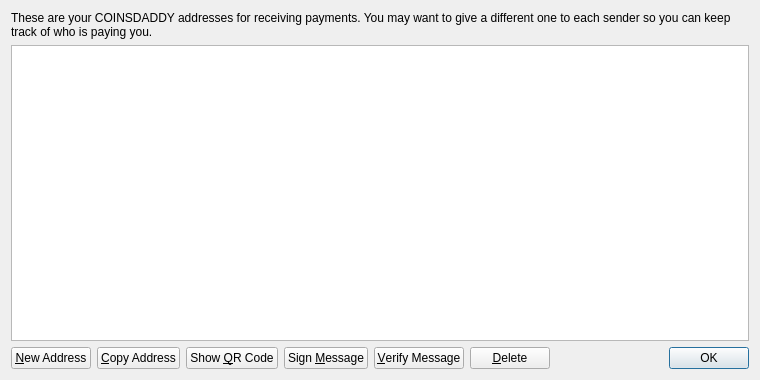
<?xml version="1.0" encoding="UTF-8"?>
<ui version="4.0">
 <class>AddressBookPage</class>
 <widget class="QWidget" name="AddressBookPage">
  <property name="geometry">
   <rect>
    <x>0</x>
    <y>0</y>
    <width>760</width>
    <height>380</height>
   </rect>
  </property>
  <property name="windowTitle">
   <string>Address Book</string>
  </property>
  <layout class="QVBoxLayout" name="verticalLayout">
   <item>
    <widget class="QLabel" name="labelExplanation">
     <property name="text">
      <string>These are your COINSDADDY addresses for receiving payments. You may want to give a different one to each sender so you can keep track of who is paying you.</string>
     </property>
     <property name="textFormat">
      <enum>Qt::PlainText</enum>
     </property>
     <property name="wordWrap">
      <bool>true</bool>
     </property>
    </widget>
   </item>
   <item>
    <widget class="QTableView" name="tableView">
     <property name="contextMenuPolicy">
      <enum>Qt::CustomContextMenu</enum>
     </property>
     <property name="toolTip">
      <string>Double-click to edit address or label</string>
     </property>
     <property name="tabKeyNavigation">
      <bool>false</bool>
     </property>
     <property name="alternatingRowColors">
      <bool>true</bool>
     </property>
     <property name="selectionMode">
      <enum>QAbstractItemView::SingleSelection</enum>
     </property>
     <property name="selectionBehavior">
      <enum>QAbstractItemView::SelectRows</enum>
     </property>
     <property name="sortingEnabled">
      <bool>true</bool>
     </property>
     <attribute name="verticalHeaderVisible">
      <bool>false</bool>
     </attribute>
    </widget>
   </item>
   <item>
    <layout class="QHBoxLayout" name="horizontalLayout">
     <item>
      <widget class="QPushButton" name="newAddressButton">
       <property name="toolTip">
        <string>Create a new address</string>
       </property>
       <property name="text">
        <string>&amp;New Address</string>
       </property>
       <property name="icon">
        <iconset resource="../bitcoin.qrc">
         <normaloff>:/icons/add</normaloff>:/icons/add</iconset>
       </property>
      </widget>
     </item>
     <item>
      <widget class="QPushButton" name="copyToClipboard">
       <property name="toolTip">
        <string>Copy the currently selected address to the system clipboard</string>
       </property>
       <property name="text">
        <string>&amp;Copy Address</string>
       </property>
       <property name="icon">
        <iconset resource="../bitcoin.qrc">
         <normaloff>:/icons/editcopy</normaloff>:/icons/editcopy</iconset>
       </property>
      </widget>
     </item>
     <item>
      <widget class="QPushButton" name="showQRCode">
       <property name="text">
        <string>Show &amp;QR Code</string>
       </property>
       <property name="icon">
        <iconset resource="../bitcoin.qrc">
         <normaloff>:/icons/qrcode</normaloff>:/icons/qrcode</iconset>
       </property>
      </widget>
     </item>
     <item>
      <widget class="QPushButton" name="signMessage">
       <property name="toolTip">
        <string>Sign a message to prove you own a COINSDADDY address</string>
       </property>
       <property name="text">
        <string>Sign &amp;Message</string>
       </property>
       <property name="icon">
        <iconset resource="../bitcoin.qrc">
         <normaloff>:/icons/edit</normaloff>:/icons/edit</iconset>
       </property>
      </widget>
     </item>
     <item>
      <widget class="QPushButton" name="verifyMessage">
       <property name="toolTip">
        <string>Verify a message to ensure it was signed with a specified COINSDADDY address</string>
       </property>
       <property name="text">
        <string>&amp;Verify Message</string>
       </property>
       <property name="icon">
        <iconset resource="../bitcoin.qrc">
         <normaloff>:/icons/transaction_0</normaloff>:/icons/transaction_0</iconset>
       </property>
      </widget>
     </item>
     <item>
      <widget class="QPushButton" name="deleteButton">
       <property name="toolTip">
        <string>Delete the currently selected address from the list</string>
       </property>
       <property name="text">
        <string>&amp;Delete</string>
       </property>
       <property name="icon">
        <iconset resource="../bitcoin.qrc">
         <normaloff>:/icons/remove</normaloff>:/icons/remove</iconset>
       </property>
      </widget>
     </item>
     <item>
      <spacer name="horizontalSpacer">
       <property name="orientation">
        <enum>Qt::Horizontal</enum>
       </property>
       <property name="sizeHint" stdset="0">
        <size>
         <width>40</width>
         <height>20</height>
        </size>
       </property>
      </spacer>
     </item>
     <item>
      <widget class="QDialogButtonBox" name="buttonBox">
       <property name="sizePolicy">
        <sizepolicy hsizetype="Maximum" vsizetype="Fixed">
         <horstretch>0</horstretch>
         <verstretch>0</verstretch>
        </sizepolicy>
       </property>
       <property name="standardButtons">
        <set>QDialogButtonBox::Ok</set>
       </property>
      </widget>
     </item>
    </layout>
   </item>
  </layout>
 </widget>
 <resources>
  <include location="../bitcoin.qrc"/>
 </resources>
 <connections/>
</ui>
